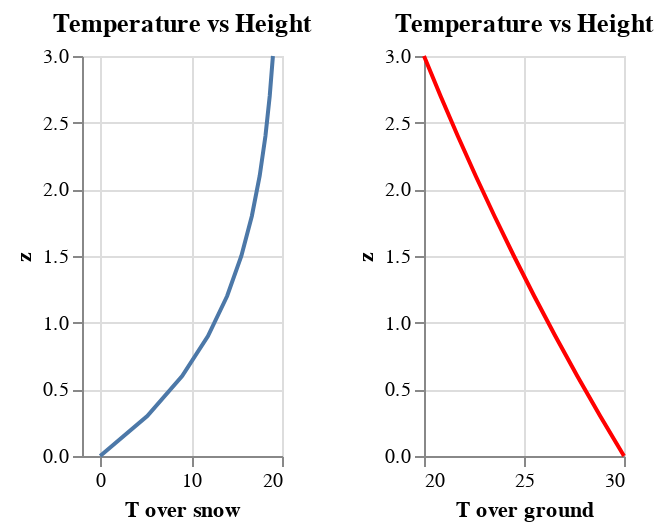

Here is the notebook cell this chart was saved with:
### Code cell
alt.Chart(data).mark_line().encode(
    y='z',
    x='T over snow'
).properties(
    title='Temperature vs Height',
    width=100, height=200
) | alt.Chart(data).mark_line(color='red').encode(
    y='z',
    x='T over ground'
).properties(
    title='Temperature vs Height',
    width=100, height=200
)

### Figure 1 — Vega-Lite specification as saved in the notebook (floating-point values rounded to 4 significant figures)
{"config": {"view": {"continuousWidth": 300, "continuousHeight": 300}}, "hconcat": [{"mark": {"type": "line"}, "encoding": {"x": {"field": "T over snow", "type": "quantitative"}, "y": {"field": "z", "type": "quantitative"}}, "height": 200, "title": "Temperature vs Height", "width": 100}, {"mark": {"type": "line", "color": "red"}, "encoding": {"x": {"field": "T over ground", "type": "quantitative"}, "y": {"field": "z", "type": "quantitative"}}, "height": 200, "title": "Temperature vs Height", "width": 100}], "data": {"name": "data-0616ff2cd805b66c8f46330ad1d7505c"}, "$schema": "https://vega.github.io/schema/vega-lite/v5.20.1.json", "datasets": {"data-0616ff2cd805b66c8f46330ad1d7505c": [{"z": 0.0, "T over snow": -3.553e-15, "T over ground": 30.0}, {"z": 0.3, "T over snow": 5.177, "T over ground": 28.81}, {"z": 0.6, "T over snow": 9.014, "T over ground": 27.66}, {"z": 0.9, "T over snow": 11.86, "T over ground": 26.56}, {"z": 1.2, "T over snow": 13.97, "T over ground": 25.51}, {"z": 1.5, "T over snow": 15.53, "T over ground": 24.49}, {"z": 1.8, "T over snow": 16.69, "T over ground": 23.52}, {"z": 2.1, "T over snow": 17.54, "T over ground": 22.59}, {"z": 2.4, "T over snow": 18.18, "T over ground": 21.69}, {"z": 2.7, "T over snow": 18.65, "T over ground": 20.83}, {"z": 3.0, "T over snow": 19.0, "T over ground": 20.0}]}}
